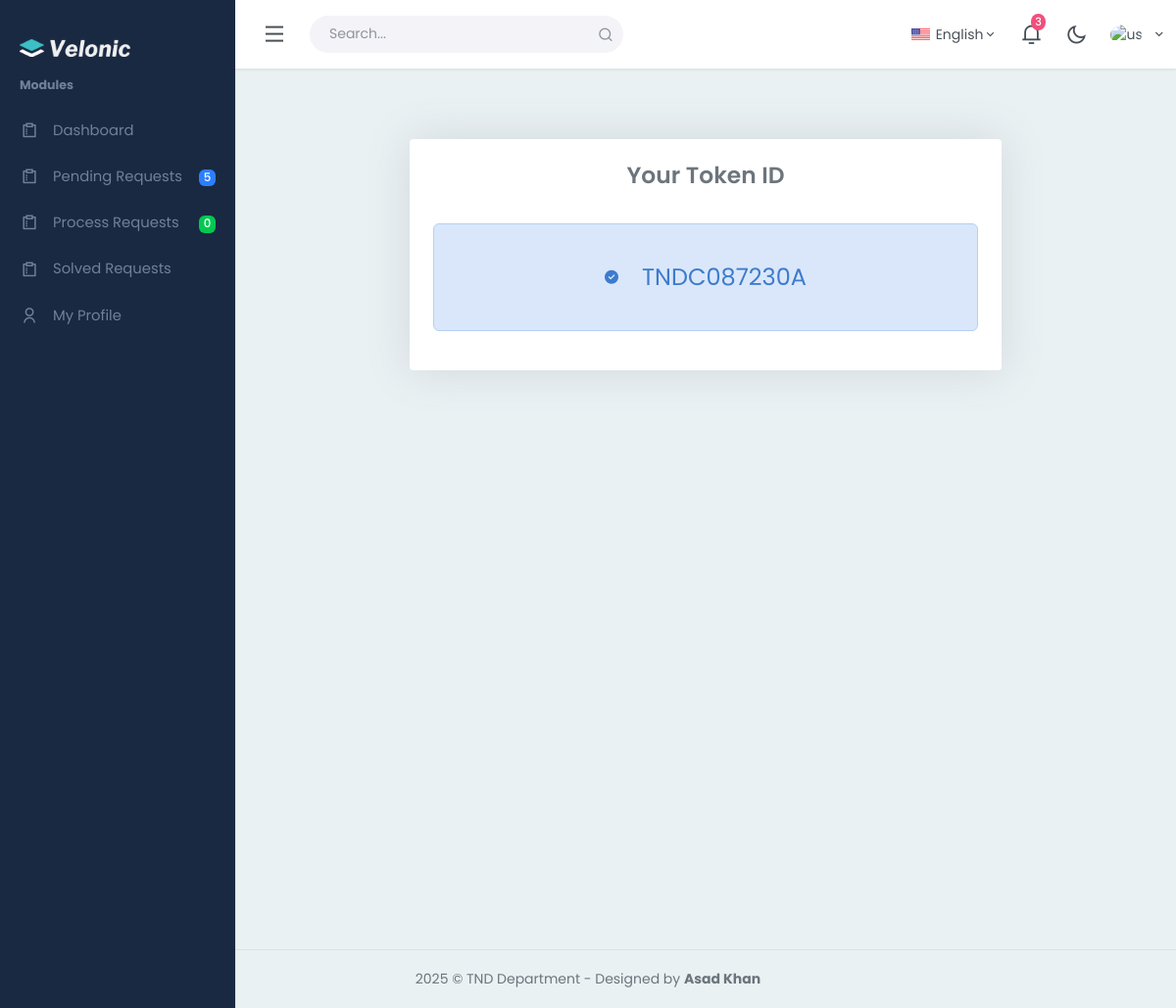
The page /student_application_token.php on the database as committed earlier.
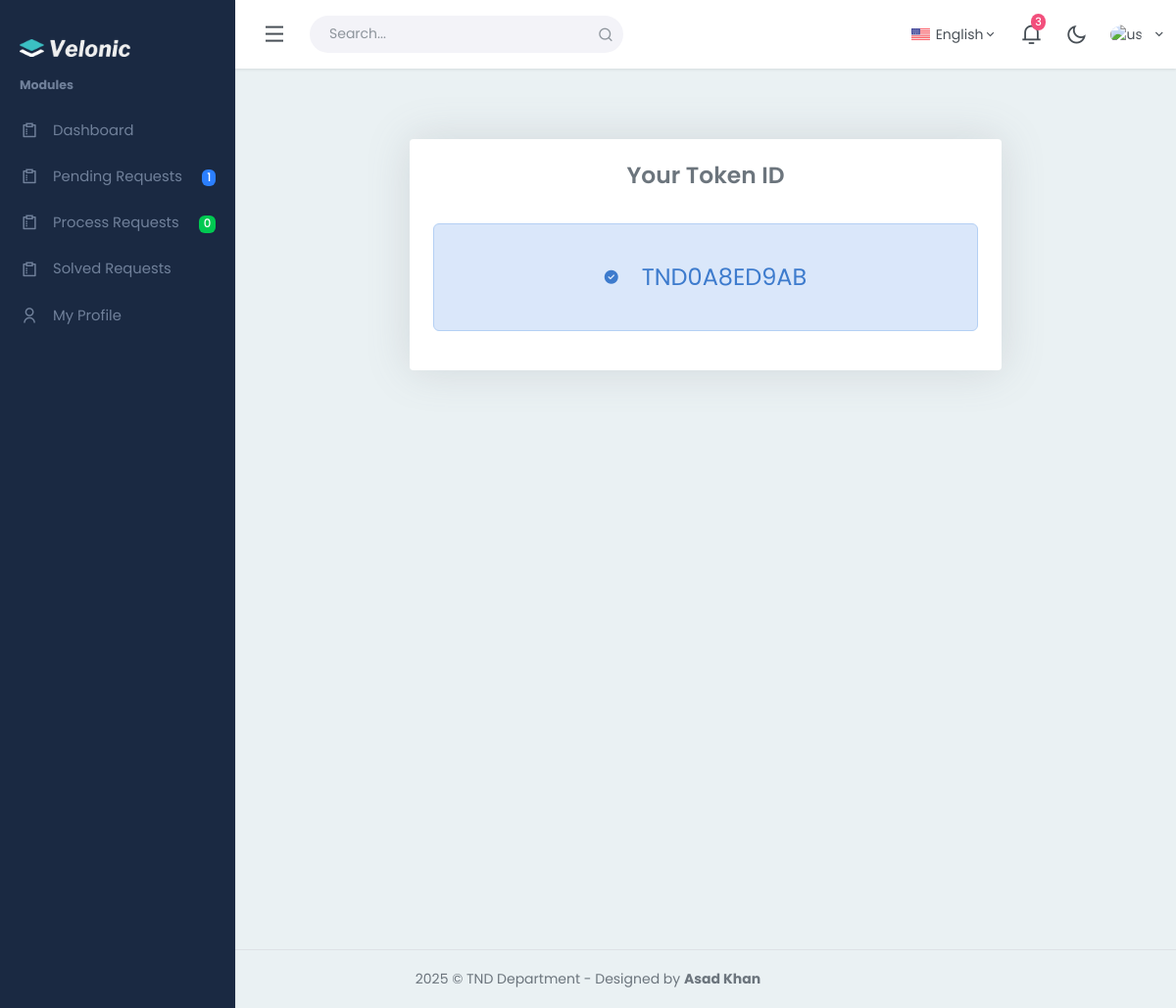
The same page on the database as committed later.
### tables this page shows
CREATE TABLE `student_applications` (
  `student_application_id` int(11) NOT NULL,
  `student_application_date` date NOT NULL,
  `student_application_message` varchar(1000) NOT NULL,
  `student_id` varchar(256) NOT NULL,
  `student_name` varchar(256) NOT NULL,
  `student_batch_code` varchar(256) NOT NULL,
  `student_email` varchar(256) NOT NULL,
  `student_number` varchar(256) NOT NULL,
  `student_application_status` varchar(256) NOT NULL DEFAULT 'Pending',
  `student_current_semester_id` int(11) NOT NULL,
  `student_concern_person_id` int(11) NOT NULL,
  `student_application_subject_id` int(11) NOT NULL,
  `student_user_id` int(11) NOT NULL,
  `student_application_tokenid` varchar(256) NOT NULL,
  `student_application_solutionmessage` varchar(3000) DEFAULT NULL
);

### student_application_token.php (the view, shortened to what the changed rows need)
<?php
require_once("./base/header.php");
?>
<div class="content-page">
    <div class="content">
        <div class="container-fluid">
            <div class="row justify-content-center mt-5">
                <div class="col-lg-8">
                    <div class="card shadow-lg rounded-lg">
                        <div class="card-body">
                            <div class="text-center">
                                <div class="alert alert-success d-flex align-items-center justify-content-center p-4">
                                    <span id="token-display" style="font-size: 1.5rem;">
                                        <?php
    $select_query = "SELECT `student_application_tokenid` FROM `student_applications` ORDER BY `student_application_id` DESC LIMIT 1";
    $execute = mysqli_query($connection, $select_query);
    if ($execute) {
        $fetch = mysqli_fetch_array($execute);
        if (!empty($fetch['student_application_tokenid'])) {
            echo "<span>" . htmlspecialchars($fetch['student_application_tokenid'], ENT_QUOTES, 'UTF-8') . "</span>";
        } else {
            echo "<span>No token found</span>";
        }
    } else {
        echo "Error: " . mysqli_error($connection);
    }
    ?>
                                    </span>
                                </div>
                            </div>
                        </div>
                    </div>
                </div>
            </div>
        </div>
    </div>
</div>
<?php
require_once("./base/footer.php");
?>

### base/header.php (shortened to what the changed rows need)
<?php
require_once("./db/db_connection.php");
?>
<!DOCTYPE html>
<html lang="en">
<head>
    <link rel="stylesheet" href="./css/daterangepicker.css">
    <link rel="stylesheet" href="./css/jquery-jvectormap-1.2.2.css">
    <link href="./css/app.min.css" rel="stylesheet" type="text/css" id="app-style" />
    <link href="./css/icons.min.css" rel="stylesheet" type="text/css" />
    <link rel="stylesheet" href="https://cdnjs.cloudflare.com/ajax/libs/izitoast/1.4.0/css/iziToast.css">
    <link rel="stylesheet" href="https://cdnjs.cloudflare.com/ajax/libs/izitoast/1.4.0/css/iziToast.min.css">
    <link rel="stylesheet" href="https://unpkg.com/flickity@2/dist/flickity.min.css">
</head>
<body>
    <body class="loading">
        <div class="wrapper">
            <div class="leftside-menu pt-10">
                <div class="h-100" id="leftside-menu-container" data-simplebar>
                    <ul class="side-nav">
                        <?php
                        if(isset($_SESSION['user_role']) && $_SESSION['user_role'] == "student"){
                    ?>
                        <li class="side-nav-item">
                            <a href="./my_requests.php" class="side-nav-link">
                                <i class="ri-dashboard-3-line"></i>
                                <?php
                            $select_query = "SELECT * FROM `student_applications` WHERE `student_user_id` = $_SESSION[student_user_id]";
                            $execute = mysqli_query($connection, $select_query);
                            $count_records = mysqli_num_rows($execute);
                            ?>
                                <span class="badge bg-success float-end"><?php echo $count_records?></span>
                                <span> My Requests </span>
                            </a>
                        </li>
                        <li class="side-nav-item">
                            <a href="./student_application_form.php" class="side-nav-link">
                                <i class="ri-survey-line"></i>
                                <span> Initiate Application </span>
                            </a>
                        </li>
                        <?php
                      } else{
                    ?>
                        <li class="side-nav-item">
                            <a href="./pending_requests.php" class="side-nav-link">
                                <i class="ri-survey-line"></i>
                                <?php
                            $select_query = "SELECT * FROM `student_applications` WHERE `student_application_status` = 'Pending'";
                            $execute = mysqli_query($connection, $select_query);
                            $count_records = mysqli_num_rows($execute);
                            if($count_records == 0){
                            ?>
                                <span class="badge bg-green-500 float-end"><?php echo $count_records?></span>
                                <?php
                                }
                                else if($count_records > 10){
                                ?>
                                <span class="badge bg-red-500 float-end"><?php echo $count_records?></span>
                                <?php
                                } else {
                                ?>
                                <span class="badge bg-blue-500 float-end"><?php echo $count_records?></span>
                                <?php
                                }
                                ?>
                                <span> Pending Requests </span>
                            </a>
                        </li>
                        <?php
                    }
                    ?>
                    </ul>
                </div>
            </div>

Rows that differ between the two databases and show on the page:
removed student_applications: student_application_tokenid "TNDC087230A"
added student_applications: student_application_tokenid "TND0A8ED9AB"
Other text that changed with them:
$count_records: "5" → "1"
